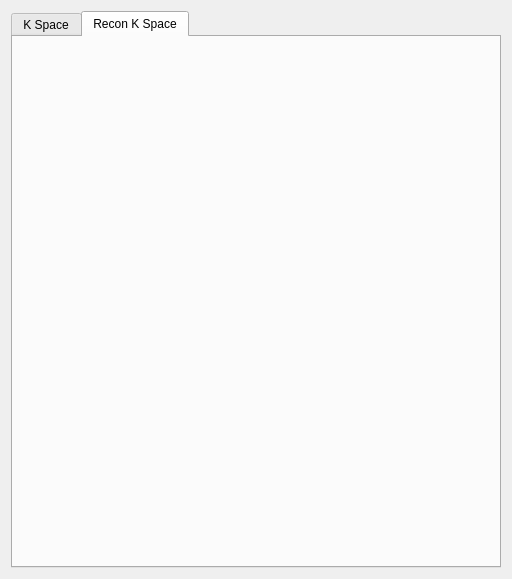
<?xml version="1.0" encoding="UTF-8"?>
<ui version="4.0">
 <class>reconstruction</class>
 <widget class="QWidget" name="reconstruction">
  <property name="geometry">
   <rect>
    <x>0</x>
    <y>0</y>
    <width>512</width>
    <height>579</height>
   </rect>
  </property>
  <property name="windowTitle">
   <string>Reconstruction Outputs</string>
  </property>
  <layout class="QGridLayout" name="gridLayout">
   <item row="0" column="0">
    <widget class="QTabWidget" name="reconstruction_tabWidget">
     <property name="currentIndex">
      <number>1</number>
     </property>
     <widget class="QWidget" name="k_space_tab">
      <attribute name="title">
       <string>K Space</string>
      </attribute>
      <layout class="QGridLayout" name="gridLayout_4">
       <item row="0" column="0">
        <layout class="QVBoxLayout" name="K_Space_Layout"/>
       </item>
      </layout>
     </widget>
     <widget class="QWidget" name="reconstruction_tab">
      <attribute name="title">
       <string>Recon K Space</string>
      </attribute>
      <layout class="QGridLayout" name="gridLayout_3">
       <item row="0" column="0">
        <layout class="QVBoxLayout" name="Reconstruction_Layout"/>
       </item>
      </layout>
     </widget>
    </widget>
   </item>
  </layout>
 </widget>
 <resources/>
 <connections/>
</ui>
